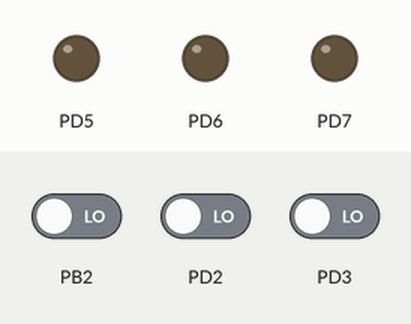
Simulated run of this program. Board: ATmega32, built with avr-gcc and emulated at 8 MHz. On the bench: output pins drawn as LEDs (lit = HIGH). The inputs (shaded band) are chosen by the test bench; at power-on: PB2 LOW, PD2 LOW, PD3 LOW.

Above: at 1.2 s.
1.3 s: PB2 driven HIGH
At 2.1 s:
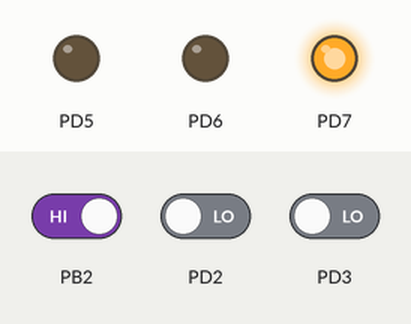
3.8 s: PD2 driven HIGH
At 4.4 s:
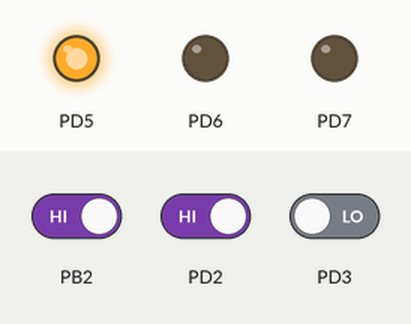
6.3 s: PD3 driven HIGH
At 7.1 s:
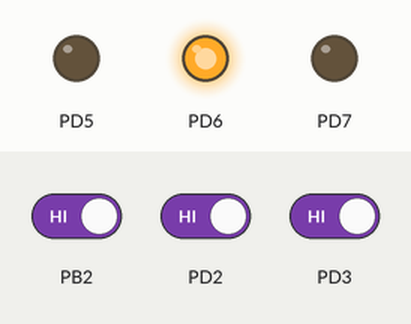
8.8 s: PD2 driven LOW and PD3 driven LOW
At 10.2 s:
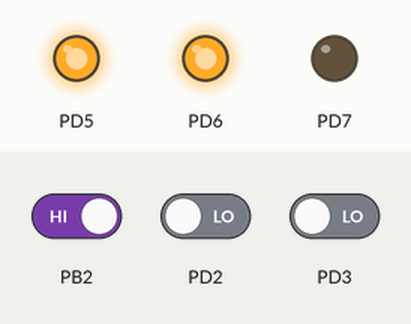
Timing chart, 0 to 12.3 s (numbered marks = the images above; inputs shaded):
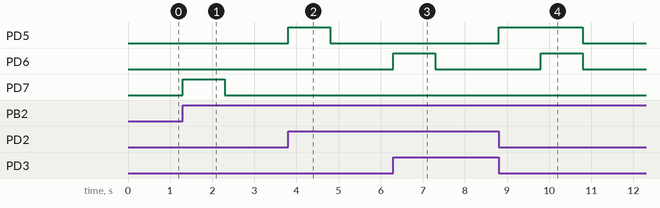

The program:

Atmega32.c
```c
/*
 * Atmega32.c
 *
 * Created: 2023/08/28 01:35:58
 *  Author: ahmed
 */


#include <avr/io.h>
#include <avr/interrupt.h>
#define  F_CPU 8000000UL
#include <util/delay.h>

int main(void)
{
	//Gpio init
	DDRD |= (1<<5);
	DDRD |= (1<<6);
	DDRD |= (1<<7);
	//INT0_INIT
	MCUCR |=(1<<ISC00);
	GICR |= (1<<INT0);
	//INT1_INIT
	MCUCR |=(1<<ISC10);
	GICR |= (1<<INT1);
	//INT2_INIT
	MCUCSR |=(1<<ISC2);
	GICR |= (1<<INT2);
	sei();
    while(1)
    {
		PORTD &= ~(1<<5);
        PORTD &= ~(1<<6);
		PORTD &= ~(1<<7);
    }
}
ISR(INT0_vect)
{
	PORTD |= (1<<5);
	_delay_ms(1000);
}
ISR(INT1_vect)
{
	PORTD |= (1<<6);
	_delay_ms(1000);
}
ISR(INT2_vect)
{
	PORTD |= (1<<7);
	_delay_ms(1000);
}
```

Measured:
- after the input at 1.3 s, PD7: LOW → HIGH at once, → LOW 1.0 s later
- after the input at 3.8 s, PD5: LOW → HIGH at once, → LOW 1.0 s later
- after the input at 6.3 s, PD6: LOW → HIGH at once, → LOW 1.0 s later
- after the input at 8.8 s, PD5: LOW → HIGH at once, → LOW 2.0 s later; PD6: LOW → HIGH after 1.0 s, → LOW 1.0 s later
